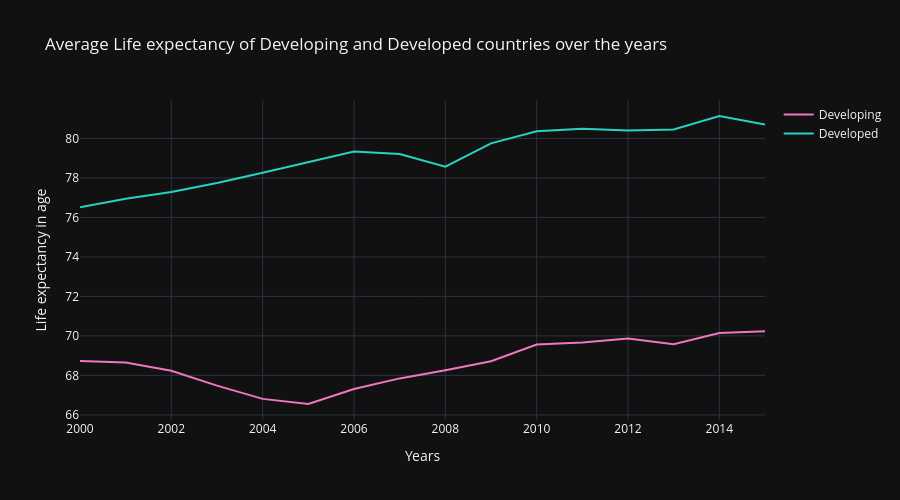

Notebook cell for this chart:
### Code cell
life_year = data.groupby(by = ['Year', 'Status']).mean(numeric_only=True).reset_index()
Developed = life_year.loc[life_year['Status'] == 'Developed',:]
Developing = life_year.loc[life_year['Status'] == 'Developing',:]
fig1 = go.Figure()
for template in ["plotly_dark"]:
    fig1.add_trace(go.Scatter(x=Developing['Year'], y=Developing['winz_Life_expectancy'],
                    mode='lines',
                    name='Developing',
                    marker_color='#f075c2'))
    fig1.add_trace(go.Scatter(x=Developed['Year'], y=Developed['winz_Life_expectancy'],
                    mode='lines',
                    name='Developed',
                    marker_color='#28d2c2'))
    fig1.update_layout(
    height=500,
    xaxis_title="Years",
    yaxis_title='Life expectancy in age',
    title_text='Average Life expectancy of Developing and Developed countries over the years',
    template=template)
fig1.show()

### Figure 1 — Plotly figure (JSON) as saved in the notebook; plotly's stock layout.template omitted (floating-point values rounded to 4 significant figures)
{"data": [{"marker": {"color": "#f075c2"}, "mode": "lines", "name": "Developing", "type": "scatter", "x": [2000, 2001, 2002, 2003, 2004, 2005, 2006, 2007, 2008, 2009, 2010, 2011, 2012, 2013, 2014, 2015], "y": [68.73, 68.65, 68.24, 67.48, 66.81, 66.55, 67.31, 67.85, 68.26, 68.71, 69.56, 69.67, 69.87, 69.58, 70.15, 70.24]}, {"marker": {"color": "#28d2c2"}, "mode": "lines", "name": "Developed", "type": "scatter", "x": [2000, 2001, 2002, 2003, 2004, 2005, 2006, 2007, 2008, 2009, 2010, 2011, 2012, 2013, 2014, 2015], "y": [76.52, 76.94, 77.29, 77.74, 78.26, 78.81, 79.34, 79.21, 78.57, 79.75, 80.36, 80.49, 80.41, 80.46, 81.14, 80.7]}], "layout": {"height": 500, "title": {"text": "Average Life expectancy of Developing and Developed countries over the years"}, "xaxis": {"title": {"text": "Years"}}, "yaxis": {"title": {"text": "Life expectancy in age"}}}}
